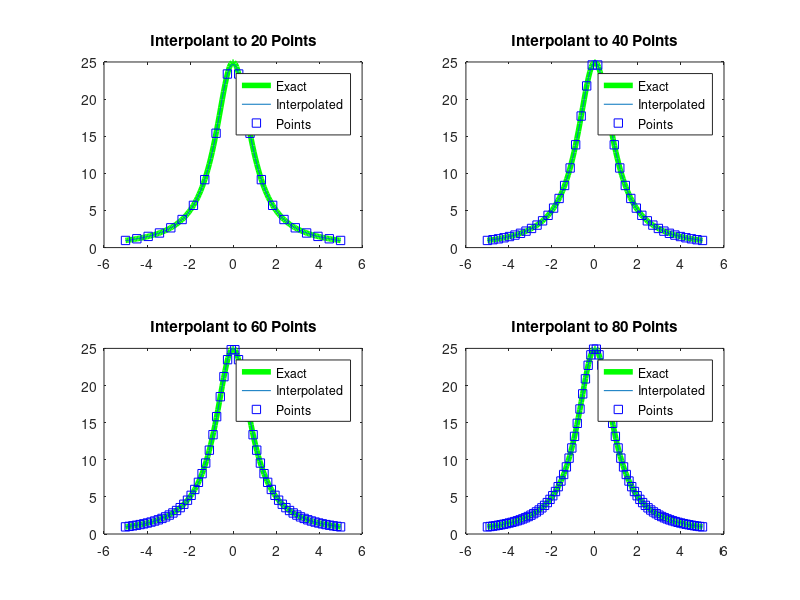

This chart was generated by the following MATLAB code:
xx  = linspace(-5,5,150);
%endcond = -50*xx([1 end])./((1 + xx([1 end]).^2).^2)

for i = 1:4
    x = linspace(-5,5,20+20*(i-1));
    y  = 25 ./ (1+x.^2);
    subplot(2,2,i);
    plot(xx,25 ./ (1+xx.^2),'g','LineWidth',4);
    hold on
    pp = csape(x,y,'periodic');
    plot(xx , fnval(pp,xx),x,y,'bs');
    tmp_title =['Interpolant to ',num2str(20+20*(i-1)),' Points'];
    title(tmp_title);
    %title('Clamped Cubic Spline Interpolant to Twenty Points');
    legend('Exact','Interpolated','Points');
end
%\frac{25}{1+x^{2}}
% annotation('textbox',...
%     [0.300350061724913 0.895627015746538 0.418928571428572 0.102380952380952],...
%     'String','Periodic Cubic Spline Interpolant to 25 / (1+x^2) ',...
%     'LineStyle','none',...
%     'Interpreter','tex',...
%     'HorizontalAlignment','center',...
%     'FontWeight','bold',...
%     'FontSize',12,...
%     'FitBoxToText','off',...
%     'EdgeColor',[1 1 1]);
% 
% annotation('textbox',...
%     [0.483660130718954 0.0418326693227092 0.104575163398693 0.0358565737051792],...
%     'String','Figure 3',...
%     'LineStyle','none',...
%     'FontSize',12,...
%     'FitBoxToText','off');
